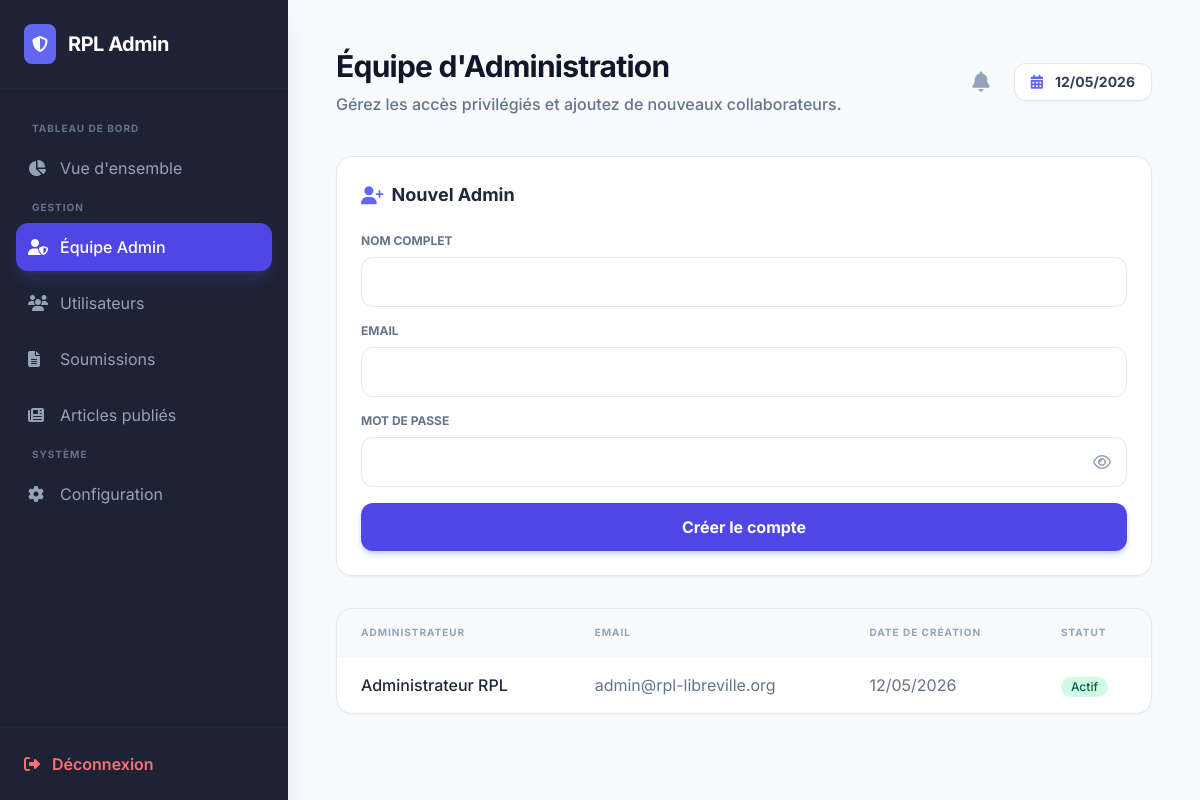
Screenshot of /admin_administrateurs.php (signed in) with the database file from the repository.
### tables this page shows
CREATE TABLE IF NOT EXISTS `utilisateurs` (
  `id`           INT UNSIGNED    AUTO_INCREMENT PRIMARY KEY,
  `nom`          VARCHAR(120)    NOT NULL,
  `email`        VARCHAR(255)    NOT NULL UNIQUE,
  `mot_de_passe` VARCHAR(255)    NOT NULL COMMENT 'Hash bcrypt',
  `role`         ENUM('utilisateur','admin') NOT NULL DEFAULT 'utilisateur',
  `bio`          TEXT            DEFAULT NULL,
  `affiliation`  VARCHAR(255)    DEFAULT NULL,
  `actif`        TINYINT(1)      NOT NULL DEFAULT 1,
  `created_at`   DATETIME        DEFAULT CURRENT_TIMESTAMP,
  `updated_at`   DATETIME        DEFAULT CURRENT_TIMESTAMP ON UPDATE CURRENT_TIMESTAMP,
  INDEX `idx_email` (`email`),
  INDEX `idx_role`  (`role`)
);

### admin_administrateurs.php (the view, shortened to what this page needs)
<?php
require_once 'db_connect.php';
try {
    $stmt_notifs = $conn->query("SELECT COUNT(*) FROM soumissions");
    $count_notifs = $stmt_notifs->fetchColumn();
} catch (Exception $e) {
    $count_notifs = 0;
}
$stmt_admins = $conn->query("SELECT * FROM utilisateurs WHERE role = 'admin' ORDER BY created_at DESC");
$admins = $stmt_admins->fetchAll();
?>
<!DOCTYPE html>
<html lang="fr">
<head>
    <script src="https://cdn.tailwindcss.com"></script>
    <link rel="stylesheet" href="https://cdnjs.cloudflare.com/ajax/libs/font-awesome/6.4.0/css/all.min.css">
</head>
<body class="bg-slate-50 flex min-h-screen text-slate-800">
    <aside class="w-72 bg-[#1E2235] text-white hidden md:flex flex-col shadow-xl fixed h-full z-20">
        <div class="p-6 border-b border-slate-800 flex items-center gap-3">
            <div class="bg-indigo-500 p-2 rounded-lg"><i class="fas fa-shield-halved text-white"></i></div>
            <h1 class="text-xl font-bold tracking-tight">RPL Admin</h1>
        </div>
        <nav class="p-4 space-y-2 mt-4 flex-1">
            <p class="px-4 text-[10px] font-bold text-slate-500 uppercase mb-2 tracking-widest">Tableau de bord</p>
            <a href="admin_dashboard.php" class="flex items-center gap-3 p-3 text-slate-400 hover:bg-white/5 hover:text-white rounded-xl transition"><i class="fas fa-chart-pie w-5"></i> Vue d'ensemble</a>
            <p class="px-4 text-[10px] font-bold text-slate-500 uppercase mt-8 mb-2 tracking-widest">Gestion</p>
            <a href="admin_administrateurs.php" class="flex items-center gap-3 p-3 bg-indigo-600 rounded-xl text-white font-medium shadow-lg shadow-indigo-500/20 transition"><i class="fas fa-user-shield w-5"></i> Équipe Admin</a>
            <a href="admin_utilisateurs.php" class="flex items-center gap-3 p-3 text-slate-400 hover:bg-white/5 hover:text-white rounded-xl transition"><i class="fas fa-users w-5"></i> Utilisateurs</a>
            <a href="admin_soumissions.php" class="flex items-center gap-3 p-3 text-slate-400 hover:bg-white/5 hover:text-white rounded-xl transition"><i class="fas fa-file-alt w-5"></i> Soumissions</a>
            <a href="admin_articles.php" class="flex items-center gap-3 p-3 text-slate-400 hover:bg-white/5 hover:text-white rounded-xl transition"><i class="fas fa-newspaper w-5"></i> Articles publiés</a>
            <p class="px-4 text-[10px] font-bold text-slate-500 uppercase mt-8 mb-2 tracking-widest">Système</p>
            <a href="admin_configuration.php" class="flex items-center gap-3 p-3 text-slate-400 hover:bg-white/5 hover:text-white rounded-xl transition"><i class="fas fa-cog w-5"></i> Configuration</a>
        </nav>
        <div class="p-6 border-t border-slate-800">
            <a href="logout.php" class="flex items-center gap-3 text-red-400 hover:text-red-300 font-semibold transition"><i class="fas fa-sign-out-alt"></i> Déconnexion</a>
        </div>
    </aside>
    <main class="ml-72 p-8 lg:p-12 w-full">
        <header class="flex justify-between items-start md:items-center mb-10 flex-col md:flex-row gap-4">
            <div>
                <h2 class="text-3xl font-bold text-slate-900 tracking-tight mb-2">Équipe d'Administration</h2>
                <p class="text-slate-500 font-medium">Gérez les accès privilégiés et ajoutez de nouveaux collaborateurs.</p>
            </div>
            <div class="flex items-center gap-4">
                <a href="admin_soumissions.php" class="relative p-2 text-slate-400 hover:text-slate-600 transition" title="<?php echo $count_notifs; ?> nouvelle(s) soumission(s)">
                    <i class="fas fa-bell text-xl"></i>
                </a>
                <div class="px-4 py-2 bg-white rounded-xl border border-slate-200 text-sm font-bold text-slate-700 flex items-center gap-3 shadow-sm">
                    <i class="fas fa-calendar-alt text-indigo-500"></i>
                    <?php echo date('d/m/Y'); ?>
                </div>
            </div>
        </header>
        <div class="grid grid-cols-1 xl:grid-cols-3 gap-8">
            <div class="xl:col-span-1">
                <section class="bg-white p-6 rounded-2xl shadow-sm border border-slate-200 form-section transition-all duration-300">
                    <h3 class="font-bold text-lg mb-6 flex items-center gap-2 text-slate-800"><i class="fas fa-user-plus text-indigo-500"></i> Nouvel Admin</h3>
                    <form method="POST" action="" class="space-y-4">
                        <div>
                            <label class="block text-xs font-bold text-slate-500 uppercase mb-2">Nom complet</label>
                            <input type="text" name="nom" required class="w-full px-4 py-3 rounded-xl border border-slate-200 outline-none focus:ring-2 focus:ring-indigo-100 focus:border-indigo-500 transition">
                        </div>
                        <div>
                            <label class="block text-xs font-bold text-slate-500 uppercase mb-2">Email</label>
                            <input type="email" name="email" required class="w-full px-4 py-3 rounded-xl border border-slate-200 outline-none focus:ring-2 focus:ring-indigo-100 focus:border-indigo-500 transition">
                        </div>
                        <div>
                            <label class="block text-xs font-bold text-slate-500 uppercase mb-2">Mot de passe</label>
                            <div class="relative">
                                <input type="password" id="mot_de_passe" name="mot_de_passe" required class="w-full px-4 py-3 rounded-xl border border-slate-200 outline-none focus:ring-2 focus:ring-indigo-100 focus:border-indigo-500 transition">
                                <button type="button" id="togglePassword" class="absolute inset-y-0 right-0 pr-4 flex items-center text-slate-400 hover:text-indigo-600 transition focus:outline-none">
                                    <i class="far fa-eye" id="eyeIcon"></i>
                                </button>
                            </div>
                        </div>
                        <button type="submit" name="add_admin" class="w-full mt-2 bg-indigo-600 text-white font-bold py-3 rounded-xl hover:bg-indigo-700 transition shadow-md shadow-indigo-200 transform hover:-translate-y-0.5 active:translate-y-0">
                            Créer le compte
                        </button>
                    </form>
                </section>
            </div>
            <div class="xl:col-span-2">
                <section class="bg-white rounded-2xl shadow-sm border border-slate-200 overflow-hidden">
                    <table class="w-full text-left">
                        <thead class="bg-slate-50 border-b border-slate-100">
                            <tr>
                                <th class="px-6 py-4 text-[10px] font-bold text-slate-400 uppercase tracking-widest">Administrateur</th>
                                <th class="px-6 py-4 text-[10px] font-bold text-slate-400 uppercase tracking-widest">Email</th>
                                <th class="px-6 py-4 text-[10px] font-bold text-slate-400 uppercase tracking-widest">Date de création</th>
                                <th class="px-6 py-4 text-[10px] font-bold text-slate-400 uppercase tracking-widest">Statut</th>
                            </tr>
                        </thead>
                        <tbody class="divide-y divide-slate-100 table-body-animated">
                            <?php foreach ($admins as $admin): ?>
                            <tr class="hover:bg-slate-50 transition cursor-default">
                                <td class="px-6 py-4 font-medium text-slate-800"><?php echo htmlspecialchars($admin['nom']); ?></td>
                                <td class="px-6 py-4 text-slate-500"><?php echo htmlspecialchars($admin['email']); ?></td>
                                <td class="px-6 py-4 text-slate-500"><?php echo date('d/m/Y', strtotime($admin['created_at'])); ?></td>
                                <td class="px-6 py-4">
                                    <?php if ($admin['actif']): ?>
                                        <span class="inline-flex items-center px-2.5 py-0.5 rounded-full text-xs font-medium bg-emerald-100 text-emerald-800">Actif</span>
                                    <?php else: ?>
                                        <span class="inline-flex items-center px-2.5 py-0.5 rounded-full text-xs font-medium bg-red-100 text-red-800">Inactif</span>
                                    <?php endif; ?>
                                </td>
                            </tr>
                            <?php endforeach; ?>
                        </tbody>
                    </table>
                </section>
            </div>
        </div>
    </main>
</body>
</html>

### admin_administrateurs.php (style rules this page uses)
body { font-family: 'Inter', sans-serif; }
.animate-fade-in-up { animation: fadeInUp 0.7s ease-out forwards; opacity: 0; transform: translateY(20px); }

### rows the page displays
utilisateurs: nom "Administrateur RPL", email "admin@rpl-libreville.org", created_at "12/05/2026", actif "Actif"
